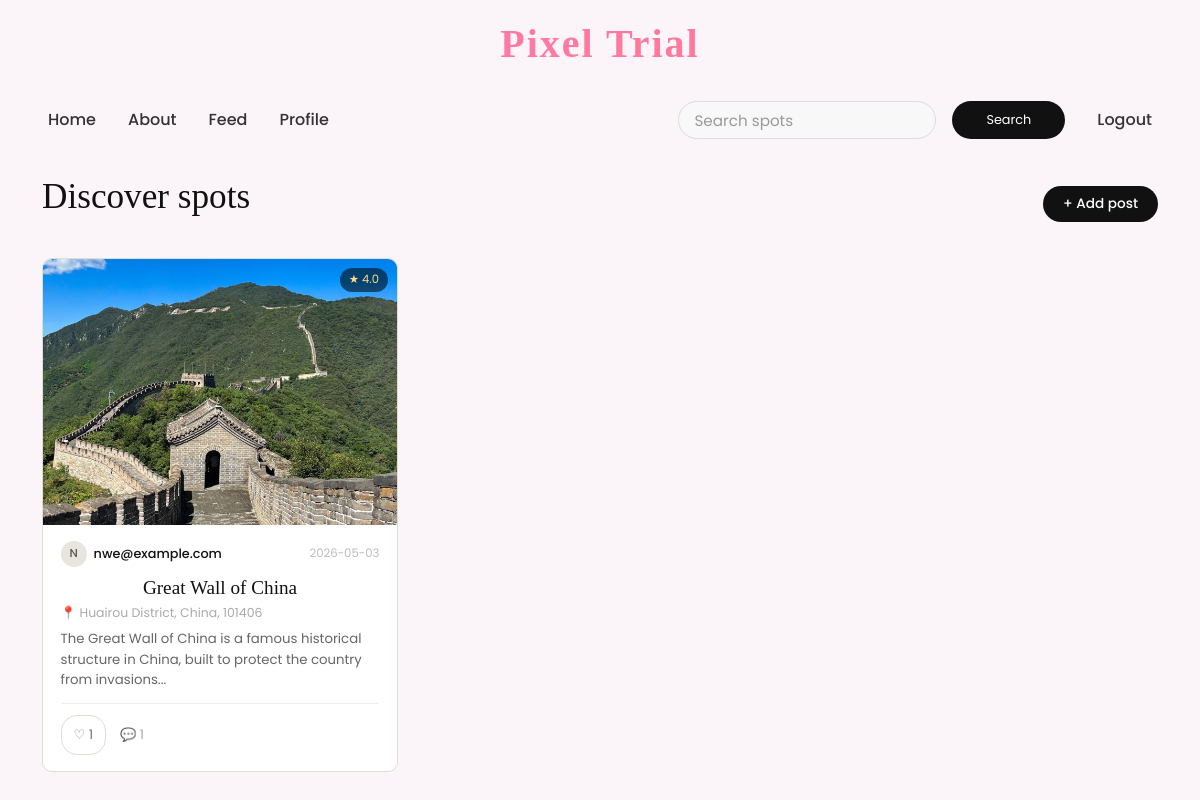
The app's page /spots (signed in), older data.
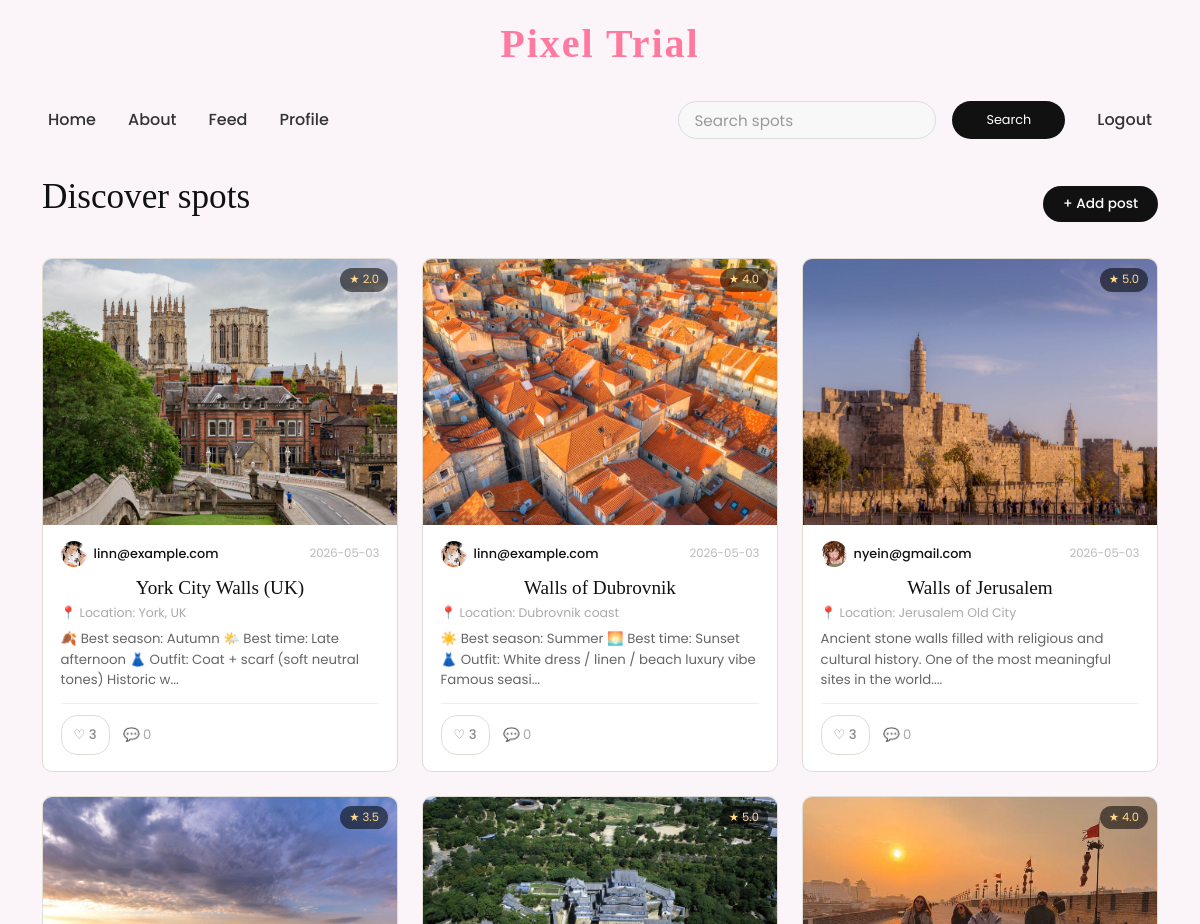
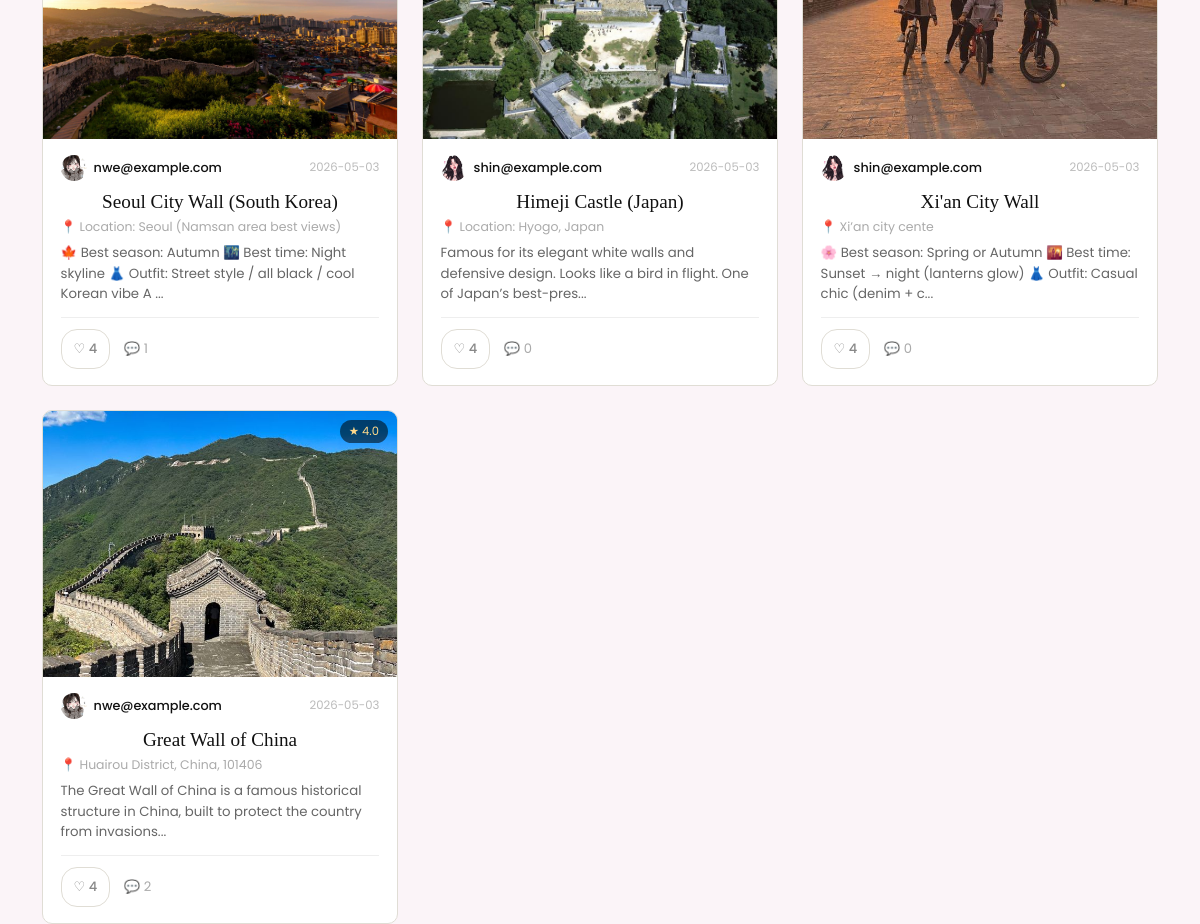
The same page, newer data (2 pictures, top to bottom).
### tables this page shows
CREATE TABLE spots (
    id          INTEGER PRIMARY KEY AUTOINCREMENT,
    user_id     INTEGER NOT NULL,
    name        TEXT NOT NULL,
    location    TEXT,
    description TEXT,
    cover_image TEXT,                          -- first/hero image filename
    created_at  TEXT DEFAULT CURRENT_TIMESTAMP,
    FOREIGN KEY(user_id) REFERENCES users(id)
);

CREATE TABLE users (
    id          INTEGER PRIMARY KEY AUTOINCREMENT,
    username    TEXT UNIQUE NOT NULL,
    email       TEXT UNIQUE,
    password    TEXT NOT NULL,
    role        TEXT DEFAULT 'user'
);

### app.py (the view)
@app.route("/feed")
@app.route("/spots")
def feed():
    if "user_id" not in session:
        return redirect("/login")
    db = get_db()
    posts = db.execute("""
        SELECT
            spots.id,
            spots.name,
            spots.location,
            spots.description,
            spots.cover_image,
            spots.created_at,
            users.id AS user_id,
            users.username,
            profiles.profile_photo,
            COALESCE(l.like_count, 0) AS like_count,
            COALESCE(c.comment_count, 0) AS comment_count,
            COALESCE(r.avg_rating, 0) AS avg_rating
        FROM spots
        JOIN users ON users.id = spots.user_id
        LEFT JOIN profiles ON profiles.user_id = spots.user_id
        LEFT JOIN (
            SELECT spot_id, COUNT(*) AS like_count
            FROM likes
            GROUP BY spot_id
        ) l ON l.spot_id = spots.id
        LEFT JOIN (
            SELECT spot_id, COUNT(*) AS comment_count
            FROM comments
            GROUP BY spot_id
        ) c ON c.spot_id = spots.id
        LEFT JOIN (
            SELECT spot_id, ROUND(AVG(rating), 1) AS avg_rating
            FROM ratings
            GROUP BY spot_id
        ) r ON r.spot_id = spots.id
        ORDER BY spots.created_at DESC
    """).fetchall()
    liked_rows = db.execute(
        "SELECT spot_id FROM likes WHERE user_id = ?",
        (session["user_id"],)
    ).fetchall()
    liked_ids = {row["spot_id"] for row in liked_rows}
    db.close()
    return render_template("feed.html", posts=posts, liked_ids=liked_ids)

### app.py (called while the page is built)
@app.context_processor
def inject_site_name():
    return {"siteName": "Pixel Trial"}

def get_db():
    conn = sqlite3.connect(DB_PATH)
    conn.row_factory = sqlite3.Row
    return conn

### templates/feed.html (shortened to what this page needs)
{% extends "base.html" %}
{% block content %}
<div class="feed-wrap">
  <header class="feed-hdr">
    <h1 class="feed-title">Discover spots</h1>
    {% if session.get('user_id') %}
      <a href="{{ url_for('add_post') }}" class="btn-pill">+ Add post</a>
    {% endif %}
  </header>
  {% if posts %}
    <div class="feed-grid">
      {% for post in posts %}
        <article class="fcard" id="post-{{ post.id }}">
          <a href="{{ url_for('spot_detail', spot_id=post.id) }}" class="fcard-img-wrap">
            {% if post.cover_image %}
              <img src="{{ url_for('static', filename='images/spots/' ~ post.cover_image) }}"
                   alt="{{ post.name }}" class="fcard-img">
            {% else %}
              <div class="fcard-no-img">No photo</div>
            {% endif %}
            {% if post.avg_rating %}
              <span class="fcard-badge">★ {{ post.avg_rating }}</span>
            {% endif %}
          </a>
          <div class="fcard-body">
            <div class="fcard-meta">
              <a href="{{ url_for('profile', user_id=post.user_id) }}" class="fcard-author">
                {% if post.profile_photo and post.profile_photo != 'default.jpg' %}
                  <img src="{{ url_for('static', filename='images/profiles/' ~ post.profile_photo) }}"
                       class="fcard-av" alt="">
                {% else %}
                  <div class="fcard-av fcard-av-i">{{ post.username[0].upper() }}</div>
                {% endif %}
                <span class="fcard-uname">{{ post.username }}</span>
              </a>
              <span class="fcard-date">{{ post.created_at[:10] }}</span>
            </div>
            <a href="{{ url_for('spot_detail', spot_id=post.id) }}" class="fcard-title-link">
              <h2 class="fcard-title">{{ post.name }}</h2>
            </a>
            {% if post.location %}
              <p class="fcard-loc">📍 {{ post.location }}</p>
            {% endif %}
            {% if post.description %}
              <p class="fcard-desc">
                {{ post.description[:110] }}{% if post.description|length > 110 %}...{% endif %}
              </p>
            {% endif %}
            <div class="fcard-footer">
              <form action="{{ url_for('like', spot_id=post.id) }}" method="POST">
                <button type="submit" class="like-btn {% if post.id in liked_ids %}liked{% endif %}">
                  {% if post.id in liked_ids %}♥{% else %}♡{% endif %}
                  <span class="like-count">{{ post.like_count }}</span>
                </button>
              </form>
              <span class="fcard-comments">💬 {{ post.comment_count }}</span>
            </div>
          </div>
        </article>
      {% endfor %}
    </div>
  {% endif %}
</div>
{% endblock %}

Row changes from the older to the newer data that the page shows:
added spots: cover_image (picture), avg_rating "2.0", username "linn@example.com", created_at "2026-05-03", name "York City Walls (UK)", location "Location: York, UK", description "🍂 Best season: Autumn 🌤️ Best time: Late afternoon 👗 Outfit: Coat + scarf (soft neutral tones) Historic w", like_count "3", comment_count "0"
added spots: cover_image (picture), avg_rating "4.0", username "linn@example.com", created_at "2026-05-03", name "Walls of Dubrovnik", location "Location: Dubrovnik coast", description "☀️ Best season: Summer 🌅 Best time: Sunset 👗 Outfit: White dress / linen / beach luxury vibe Famous seasi", like_count "3", comment_count "0"
added spots: cover_image (picture), avg_rating "5.0", shows a picture, username "nyein@gmail.com", created_at "2026-05-03", name "Walls of Jerusalem", location "Location: Jerusalem Old City", description "Ancient stone walls filled with religious and cultural history. One of the most meaningful sites in the world.", like_count "3", comment_count "0"
added spots: cover_image (picture), avg_rating "3.5", username "nwe@example.com", created_at "2026-05-03", name "Seoul City Wall (South Korea)", location "Location: Seoul (Namsan area best views)", description "🍁 Best season: Autumn 🌃 Best time: Night skyline 👗 Outfit: Street style / all black / cool Korean vibe A", like_count "4", comment_count "1"
added spots: cover_image (picture), avg_rating "5.0", username "shin@example.com", created_at "2026-05-03", name "Himeji Castle (Japan)", location "Location: Hyogo, Japan", description "Famous for its elegant white walls and defensive design. Looks like a bird in flight. One of Japan’s best-pres", like_count "4", comment_count "0"
added spots: cover_image (picture), avg_rating "4.0", username "shin@example.com", created_at "2026-05-03", name "Xi'an City Wall", location "Xi’an city cente", description "🌸 Best season: Spring or Autumn 🌇 Best time: Sunset → night (lanterns glow) 👗 Outfit: Casual chic (denim + c", like_count "4", comment_count "0"
shown differently, row unchanged: spots "Great Wall of China": like_count "1" → "4"; comment_count "1" → "2"; username "N" → (not shown)
